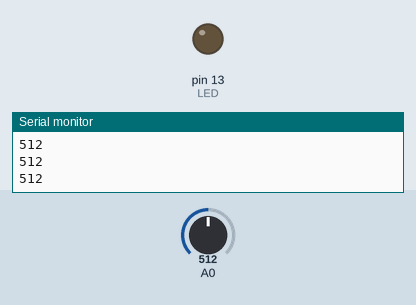
Recording of a sketch running on a simulated Arduino Uno, built with avr-gcc and run on an emulated ATmega328P. Shown: output pins drawn as LEDs (lit = HIGH), the last lines printed to the serial monitor. Inputs (shaded band) come from the test bench; at power-on: A0 = 512.

Above: at 1.2 s.
1.3 s: A0 set to 982
2.8 s: A0 set to 1007
At 4.0 s:
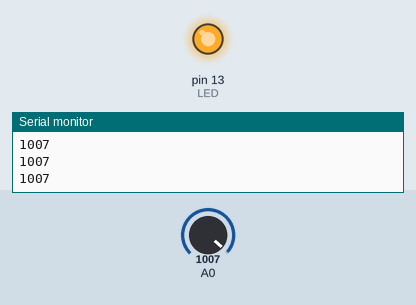
4.3 s: A0 set to 990
At 5.5 s:
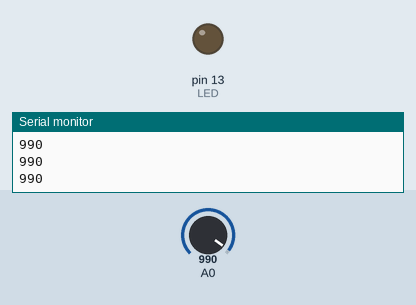
5.8 s: A0 set to 1010
At 6.8 s:
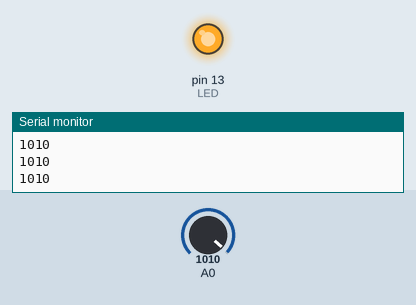
Timing chart, 0 to 8.3 s (numbered marks = the images above; inputs shaded):
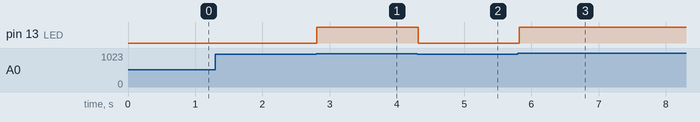

Measured:
- the behaviour switches between 999 and 1000 on A0 (found by bisection; images 0 and 1)
- after the input at 2.8 s, pin 13 (LED): LOW → HIGH at once
- after the input at 4.3 s, pin 13 (LED): HIGH → LOW at once
- after the input at 5.8 s, pin 13 (LED): LOW → HIGH at once

The sketch:

project_9.ino
```cpp
/*
  Ambient Light controlled LED
*/
int LED = 13;                     //Led pin
int val = 0;

void setup(){
     pinMode(LED,OUTPUT);
     Serial.begin(9600);
}

void loop(){
     val = analogRead(0);         // read voltage value
     Serial.println(val);
     if(val<1000){                // if the value is less than 1000，LED turns off
          digitalWrite(LED,LOW);
     }else{                        // if the value is more than 1000，LED turns on
          digitalWrite(LED,HIGH);
     }
     delay(100);
}
```
